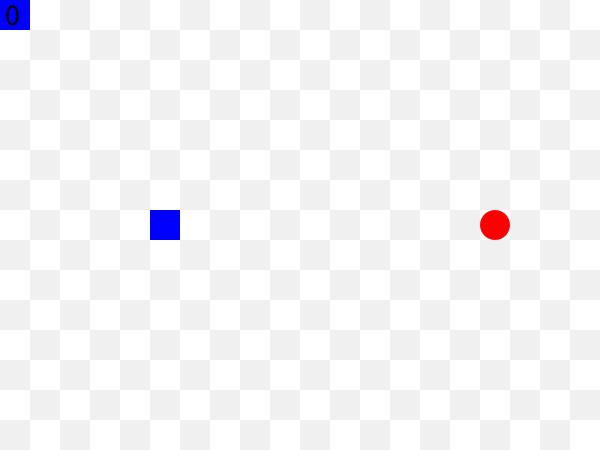
Frame 1 (no input)
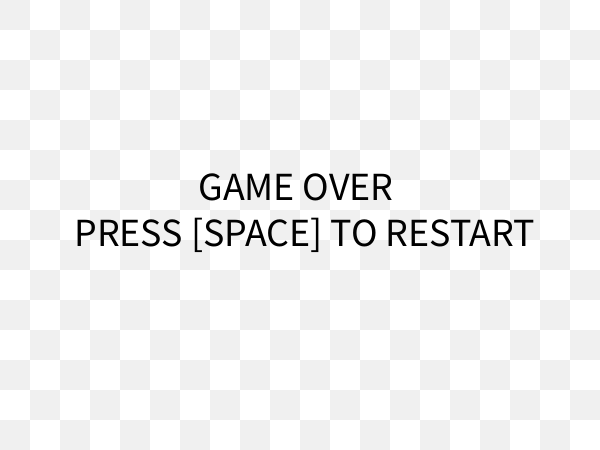
Frame 60 (the mouse pressed at the canvas centre just before this capture)
Frame 120 (the mouse held since frame 60 and released just before this capture): identical to frame 60, image omitted

The Processing sketch that drew these frames (run headless with seeded random() and noise(); from frame 60 on, the mouse is pressed at the canvas centre):

// Processing sketch: Squares_that_move_in_a_line_and_can_be_controlled_by_arrow_keys
// ── Squares_that_move_in_a_line_and_can_be_controlled_by_arrow_keys.pde
void settings() {
  size(600, 450);
}
void setup() {
}
//speed of the snake
float speed = 5;

//background checkerboard
boolean colorGrey = true;

//head of snake coordinates
int headX = 4;
int headY = 7;

//direction of snake
int snakeDirection = 0;

//coordinates of apple
int appleX = 16;
int appleY = 7;

//score
int score = 0;

//array that stores all of the snake squares
int snakeCount = 4;
int [] snakeBits = new int[300];

//checks if snake ate an apple in the previous frame
boolean ateApple = false;

//increases as game goes on and more obstacles
float difficulty = 0;

void draw() {
  frameRate(speed);
  //exponentially increases speed of snake overtime
  if (speed<15) {
    speed+=0.015625;
  }
  //logs the speed everytime it reaches the next whole number
  if (speed%1 == 0) {
    println("speed = " + speed + "fps");
  }

  //background checkerboard
  for (int i = 0; i<20; i++) {
    for (int j =0; j<15; j++) {
      noStroke();
      //to toggle between the colors
      if (colorGrey) {
        fill(240);
        colorGrey = !colorGrey;
      } else {
        fill(255);
        colorGrey = !colorGrey;
      }
      //the squares in the checkboard
      rect(i*30, j*30, 30, 30);
    }
  }
  //checks if snake is alive
  if (lifeCheck()) {
    //apple
    fill(255, 0, 0);
    ellipse(30*appleX + 15, 30*appleY + 15, 30, 30);

    //direction of the snake 
    moveSnake();

    //changes the value of each bit (moves the snake following the head)
    for (int l = 2*snakeCount-1; l>2; l-=2) {
      snakeBits[l] = snakeBits[l-2];
      snakeBits[l-1] = snakeBits [l-3];
    }
    //sets head coordinates
    snakeBits[0] = headX;
    snakeBits[1] = headY;
    //if snakes eats the apple
    if (headX == appleX && headY == appleY) {
      //changes the location of the apple temporarly to prevent snake freezing glitch
      appleX = -1;
      appleY = -1;
      //random location for new apple
      while (appleCheck() || appleX == -1 || appleY == -1 ) {
        appleCheckCounter = false;
        appleX = int(random(0, 19));
        appleY = int(random(0, 14));
      }
      println("new apple at (" + appleX + " , " + appleY + ")");

      score++;
      println("score is " + score);
      ateApple = true;
      //increases speed too
      speed+=0.015625;
    } 

    //head of the snake
    for (int k = 0; k < 2*snakeCount; k+=2) {
      fill(0, 0, 255);
      rect(30*snakeBits[k], 30*snakeBits[k+1], 30, 30);
    }
    if (ateApple) {
      snakeCount++;
      ateApple = false;
    }
    textAlign(LEFT);
    //score in the top left corner
    fill(0);
    textSize(30);
    text(score, 5, 25);
  } else {
    //gameover screen
    textAlign(CENTER);
    textSize(40);
    fill(0);
    text("GAME OVER \n PRESS [SPACE] TO RESTART", 300, 200);
    //resets everything
    speed = 5;
    headX = 4;
    headY = 7;
    snakeDirection = 0;
    appleX = 16;
    appleY = 7;
    score = 0;
    snakeCount = 4;
    snakeBits = new int[300];

    ateApple = false;
    appleCheckCounter = false;
  }
}
//to prevent snake going into itself bug
int actualDirection = 0;
void moveSnake () {
  //if snake is moving right
  if (snakeDirection == 0) {
    actualDirection = 0;
    headX++;
  }
  //if snake is moving up
  if (snakeDirection == 1) {
    actualDirection = 1;
    headY--;
  }
  //if snake is moving left
  if (snakeDirection == 2) {
    actualDirection = 2;
    headX--;
  }
  //if snake is moving down
  if (snakeDirection == 3) {
    actualDirection = 3;
    headY++;
  }
}

void keyPressed() {
  if (keyCode == RIGHT && snakeDirection != 2 && actualDirection != 2) {
    snakeDirection = 0;
    println("right");
  }
  if (keyCode == UP && snakeDirection != 3 && actualDirection != 3) {
    snakeDirection = 1;
    println("up");
  }
  if (keyCode ==LEFT && snakeDirection != 0 && actualDirection != 0) {
    snakeDirection = 2;
    println("left");
  }
  if (keyCode == DOWN && snakeDirection != 1 && actualDirection != 1) {
    snakeDirection = 3;
    println("down");
  }

  //space to restart game after dying
  if (key == ' ') {
    lifeCheckCounter = false;
  }
}

//checks each element in array to see if head bumps into body
boolean lifeCheckCounter = false;
//checks if snake is still dead
boolean lifeCheck() {
  for (int m = 2; m<2*snakeCount; m+=2) {
    if (headX == snakeBits[m] && headY == snakeBits[m+1]) {
      lifeCheckCounter = true;
    }
  }
  if (headX<0 || headX>19 || headY<0 || headY>14) {
    lifeCheckCounter = true;
  }
  return !lifeCheckCounter;
}

//checks each element in array to see if apple is spawned on body
boolean appleCheckCounter = false;
//checks if apple is on snake body
boolean appleCheck() {
  //checks if apple coordinates match with any of the pairs in the array snakeBits
  for (int n = 0; n<300; n+=2) {
    if (appleX == snakeBits[n] && appleY == snakeBits[n+1]) {
      appleCheckCounter = true;
    }
  }
  return appleCheckCounter;
}
